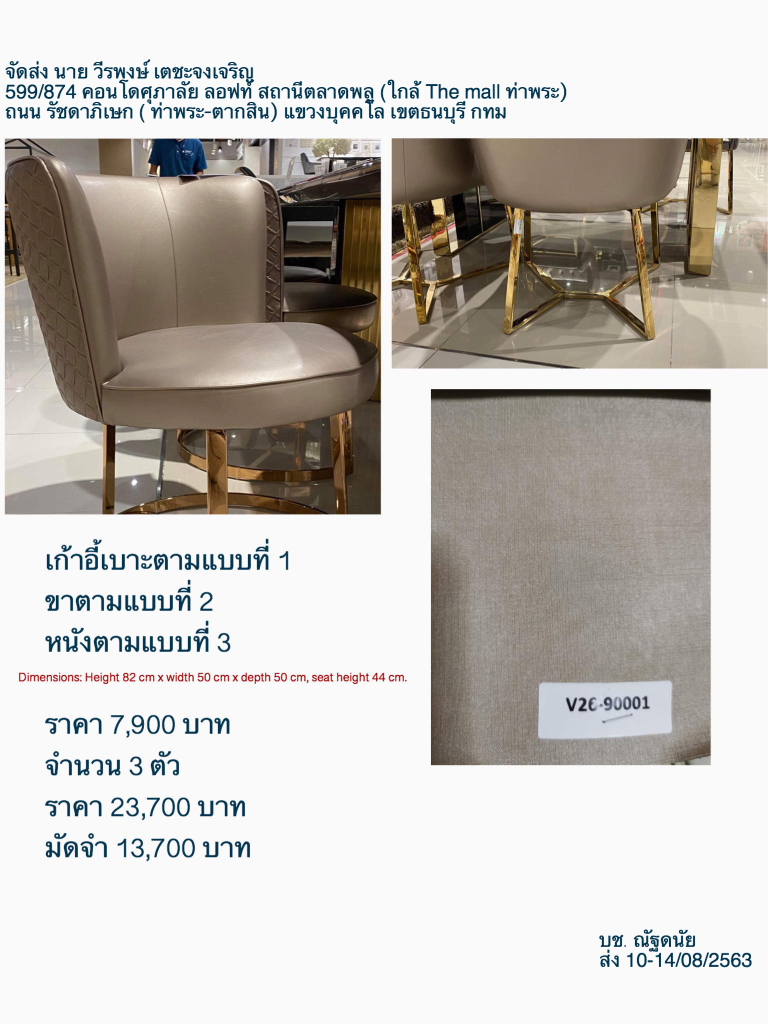
#> input picture MNfurniture/Airdrop/IMG_9390.JPG, 1536 x 2048 px (shown at 1/2 size)
$ python resize.py --in ../Airdrop/IMG_9390.JPG --out out.png
#> lines starting #> are read from the running program, lines starting #| are printed output that depends on the picture; after the words box and inside, x2 and y2 are one past the last pixel; in counts of white or black regions, pixels touching at a corner belong together; pictures that were not available may be replaced by others from this repository, and a replacement may not be noted
#> further down, imgdefault is the input picture: shape (2048, 1536, 3); mean B, G, R 187.1, 192, 196
import cv2
import argparse
import tldextract

broken_images = []
image_urls=[]
parser = argparse.ArgumentParser(description='This is Resize image  script')
parser.add_argument('-i','--in',action='store',dest='input',default=None,help='<Required>image path',required=True)
parser.add_argument('-o','--out',action='store',dest='output',default=None,help='<Required>image path',required=True)
parser.add_argument('-wi','--width',action='store',dest='width',default=200,help='<Required>image path',required=False)
parser.add_argument('-hi','--height',action='store',dest='height',default=200,help='<Required>image path',required=False)
results = parser.parse_args()
imgpath = results.input
savepath= results.output
width_image=results.width
height_image=results.height
print(width_image)
print(height_image)
def resize(image, width = None, height = None, inter = cv2.INTER_AREA):
    # initialize the dimensions of the image to be resized and grab the image size
#> called with width = 200, height = 200, inter = 3
    dim = None
    (h, w) = image.shape[:2]
#> h = 2048; w = 1536
    # if both the width and height are None, then return the original image
    if width is None and height is None:
        return image
        # check to see if the width is None
    if width is None:
        # calculate the ratio of the height and construct the dimensions
        r = height / float(h)
        dim = (int(w * r), height)
    # otherwise, the height is None
    else:
        # calculate the ratio of the width and construct the dimensions
        r = width / float(w)
#> r = 0.13
        dim = (width, int(h * r))
#> dim = (200, 266)
    # resize the image
    resized = cv2.resize(image, dim, interpolation = inter)
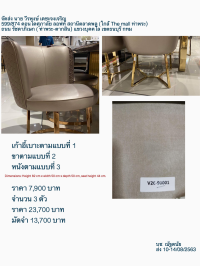
#> resized: shape (266, 200, 3); mean B, G, R 187.1, 192, 196
    # return the resized image
    return resized

imgdefault=cv2.imread(imgpath)
img = resize(image=imgdefault,width=int(width_image),height=int(height_image))
template=cv2.imread('/Users/pection/Programing/aboutme/MNfurniture/Bill/Template/TemplateBill.jpg')
# dst = cv2.addWeighted(img,0.7,template,0.3,0)
x_offset=100
y_offset=350
template[y_offset:y_offset+img.shape[0], x_offset:x_offset+img.shape[1]] = img
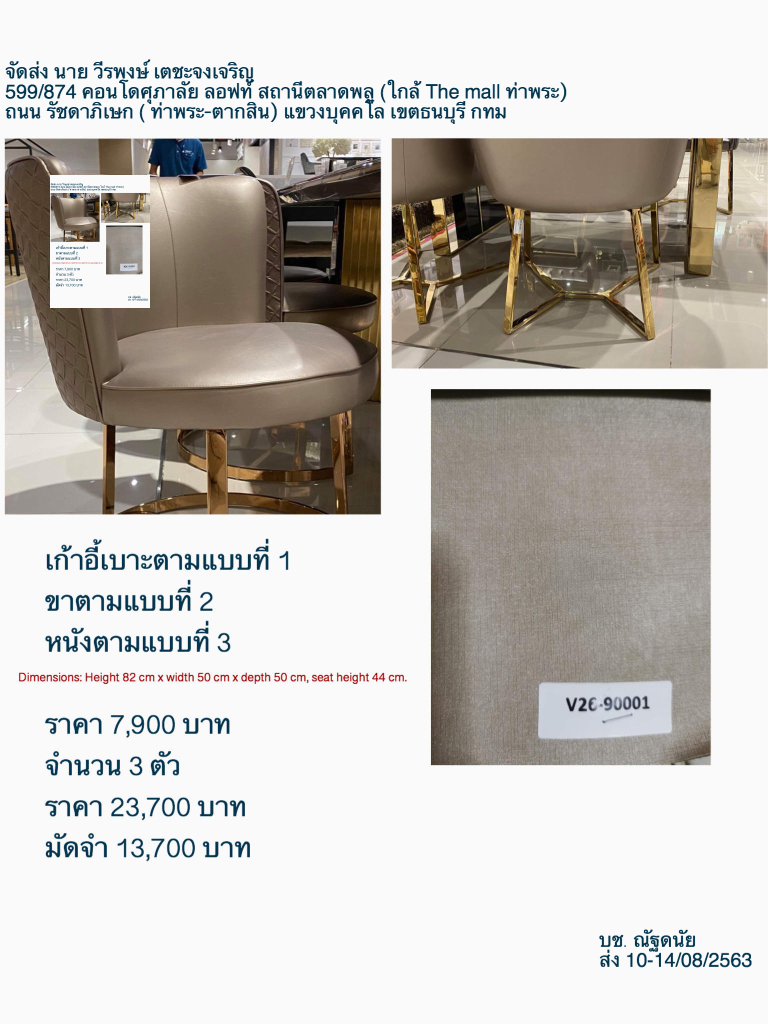
#> template: shape (2048, 1536, 3) (shown at 1/2 size); 1.69% of pixels changed, all inside (x1, y1, x2, y2) = (100, 350, 300, 616)
cv2.imwrite(savepath,template)
